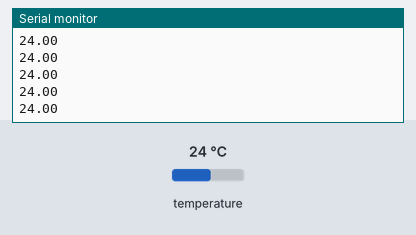
This sketch was run on a simulated Arduino Uno, built with avr-gcc and run on an emulated ATmega328P. Shown: the last lines printed to the serial monitor. The inputs (shaded band) are chosen by the test bench; at power-on: temperature 24 °C.

Above: at 1.2 s.
1.3 s: temperature set to 12 °C
At 1.46 s:
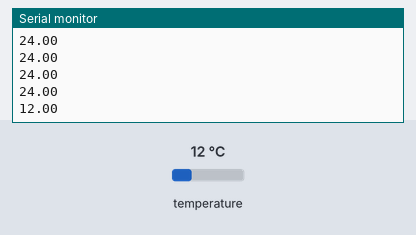
2.8 s: temperature set to 19 °C
At 2.91 s:
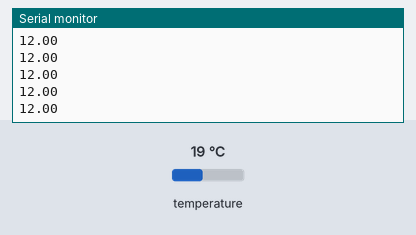
Timing chart, 0 to 5.8 s (numbered marks = the images above; inputs shaded):
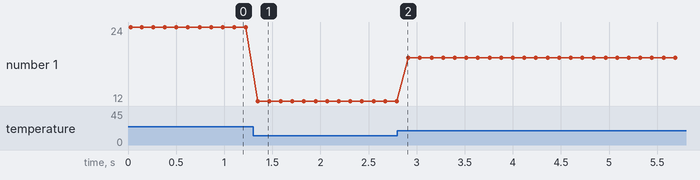

The sketch:

ArduinoCode.ino
```cpp
#include "Adafruit_MCP9808.h"
int delay_value = 100;
// Create the MCP9808 temperature sensor object
Adafruit_MCP9808 tempsensor = Adafruit_MCP9808();

void setup() {
  Serial.begin(9600);
  Serial.println("MCP9808 demo by Robojax");

  // Make sure the sensor is found, you can also pass in a different i2c
  // address with tempsensor.begin(0x19) for example
  if (!tempsensor.begin()) {
    Serial.println("Couldn't find MCP9808!");
    while (1);
  }
}


void loop() {
  float c = tempsensor.readTempC();
  Serial.println(c);
  delay(delay_value);

}// loop end
```

Measured:
- after the input at 1.3 s, the serial monitor: prints a new line after 0.05 s (image 1)
- plotted number 1: 24 → 12 after the input at 1.3 s, 12 → 19 after the input at 2.8 s
